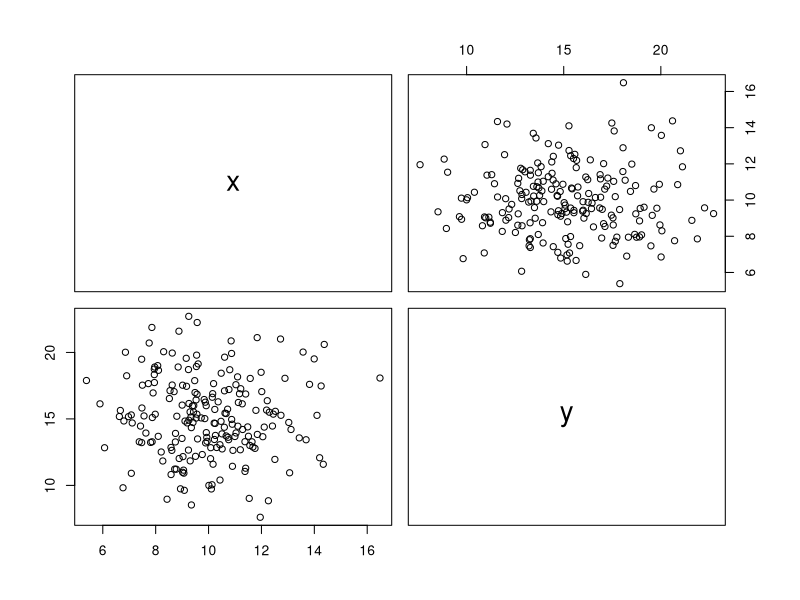
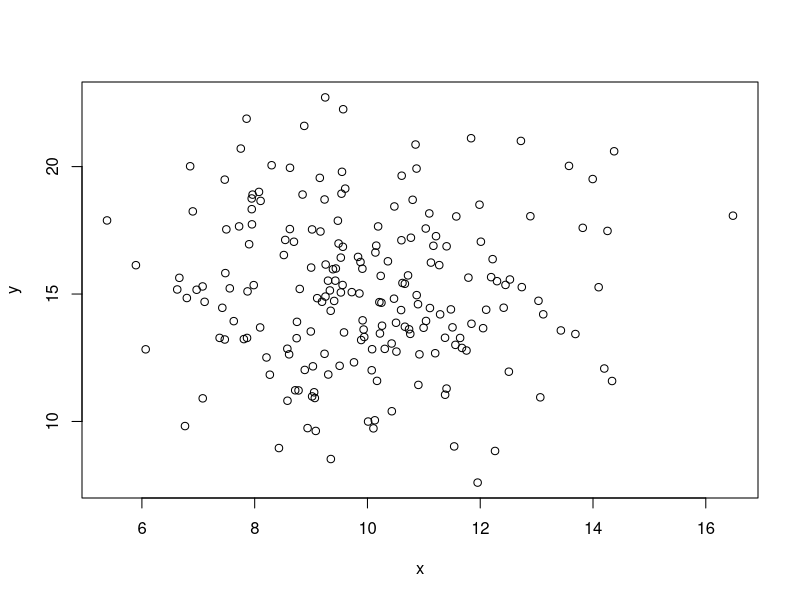

Write the R code that produced these figures, in order. (Note: this script raises an error after producing the figures.)
## ---- chunk 1
## Generación de muestras X e Y
set.seed(123) 
# Definir parámetros
n <- 200 # cant observ
μX <- 10 # media de x
σX <- 2 # desv std x
μY <- 15 # media de y
σY <- 3 # desv std y

# Generar random variables dependientes
Z1 <- rnorm(n)
Z2 <- rnorm(n)

x <- μX + σX * Z1
y <- μY + σY * Z2

dat <- cbind(x,y) #junto los valores en una lista

## ---- chunk 2
pairs(dat) # otra forma de verificar relación, una matriz de diagramas de dispersión
plot(dat)

## ---- chunk 3
# Realizo regresión lineal 
modelo <- lm(y ~ x, data = data.frame(dat))
summary(regresion)
#boxplot(regresion$residuals)
## ---- chunk 4
library(psych)
library(GGally)
ggpairs(dat, aes(alpha = 0.5),lower = list(continuous = "smooth"))
#pairs.panels(x = data.frame(dat), ellipses = FALSE, lm = TRUE, method = "pearson")

## ---- chunk 5
set.seed(123)  # Set a seed for reproducibility

# Definir parámetros
n <- 200 # cant observ
μX <- 10
σX <- 2
μY <- 15
σY <- 3
ρ <- 0.7 #grado de correlación

# Generar random variables dependientes
Z1 <- rnorm(n)
Z2 <- rnorm(n)

x <- μX + σX * Z1
y <- μY + σY * (ρ * x + sqrt(1 - ρ^2) * Z2)
dat <- cbind(x,y) #junto los valores en una lista
plot(dat)
## ---- chunk 6
ggpairs(dat, aes(alpha = 0.5),lower = list(continuous = "smooth"))
## ---- chunk 7
# Realizo regresión lineal 
modelo <- lm(y ~ x, data = data.frame(dat))
summary(modelo)
## ---- chunk 8
set.seed(123)
Z1 <- rnorm(20)
x <- μX + σX * Z1
predict(object=modelo, newdata=data.frame(x))
## ---- chunk 9
# Establecer numero de simulaciones
num_simulations <- 1000
n <- 100
# Establecer parametros del modelo
intercept <- 4.9
beta <- 1.02
error_std_dev <- 2.138

# Inicializar vectores que contendrán los coeficientes estimados
pendientes <- vector(length = num_simulations)
intercepts <- vector(length = num_simulations)

# Perform the simulations
for (i in 1:num_simulations) {
  # Generate the independent variable (x)
  Z1 <- rnorm(n)
  x <- μX + σX * Z1
  
  # Generate the dependent variable (y) using the model equation
  y <- intercept + beta * x + rnorm(n, 0, error_std_dev)
  #μY + σY * (ρ * Z1 + sqrt(1 - ρ^2) * Z2)
  
  # Fit the linear regression model
  model <- lm(y ~ x)
  pendientes[i] <- model$coefficients[2]
  intercepts[i] <- model$coefficients[1]
}


## ---- chunk 10
par(mfrow = c(1, 2))
hist(pendientes, main = "Distribución de Pendiente",xlab = "Pendiente")
hist(intercepts, main = "Distribución de Intercept", xlab = "Intercept")

## ---- chunk 11
par(mfrow = c(1, 2))
plot(density(pendientes))
plot(density(intercepts))
## ---- chunk 12
# Establecer numero de simulaciones
num_simulations <- 1000
n <- 100
# Establecer parametros del modelo
intercept <- 4.9
beta <- 2
error_std_dev <- 1

# Inicializar vectores que contendrán los coeficientes estimados
pendientes <- vector(length = num_simulations)
intercepts <- vector(length = num_simulations)

# Perform the simulations
for (i in 1:num_simulations) {
  # Generate the independent variable (x)
  x <- runif(n)
  # plot(x)
  
  # Generate the dependent variable (y) using the model equation
  y <- intercept + beta * x + rnorm(n, 0, error_std_dev)
  
  # Fit the linear regression model
  model <- lm(y ~ x)
  pendientes[i] <- model$coefficients[2]
  intercepts[i] <- model$coefficients[1]
}
par(mfrow = c(2, 2))
hist(pendientes, main = "Distribución de Pendiente Estimadas",xlab = "Pendiente")
hist(intercepts, main = "Distribución de Intercept Estimados", xlab = "Intercept")
plot(density(pendientes))
plot(density(intercepts))
